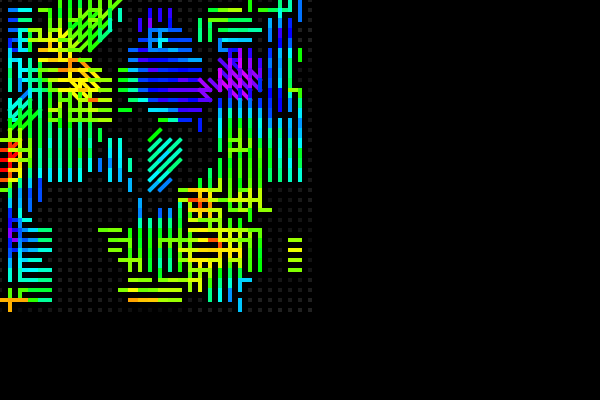
Frame 1 (no input)
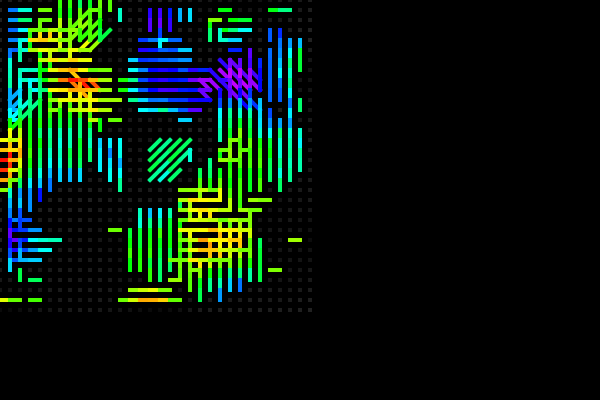
Frame 60 (no input)
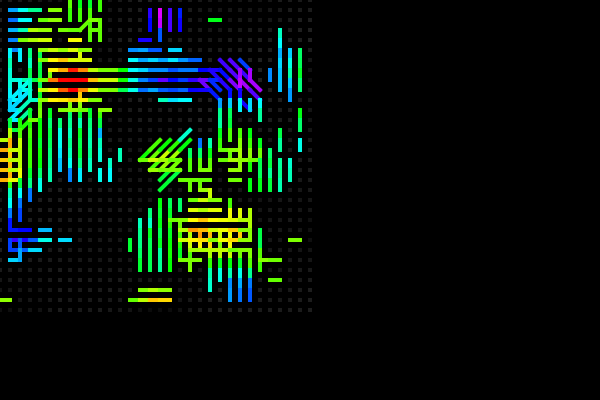
Frame 120 (the mouse pressed at the canvas centre since frame 60)

The p5.js sketch that drew these frames (run headless with seeded random() and noise() and a simulated clock; from frame 60 on, the mouse is pressed at the canvas centre):

// p5.js sketch
// ── sketch.js
var rows = 32;
var columns = 32;
var margin = 10;

var time = 0;

var dots = [];

function Dot (x, y) {
	this.pos = new p5.Vector(x * margin, y * margin);
	this.connections = [];
	this.color = color(random(0, 160), 255, 255);
	this.depth = 0;

	this.addConnection = function (dot) {
		this.connections.push(dot);
	};

	this.showDot = function () {
		noStroke();
		fill(map(this.depth, 0, 1, 0, 50));
		rectMode(CENTER);
		rect(this.pos.x, this.pos.y, 4, 4);
	};

	this.show = function () {
		var r = map(this.depth, 0, 1, 4, 0.5);

		for (var i = 0; i < this.connections.length; i++) {
			var connection = this.connections[i];
			strokeWeight(4);
			stroke(map(this.depth, 0.3, 0.7, 50, 200), 255, 255);
			line(this.pos.x, this.pos.y, connection.pos.x, connection.pos.y);
		}
	};
}

function setup () {
	createCanvas(600, 400);
	colorMode(HSB, 255);
	strokeCap(PROJECT);
	// noiseDetail(1, 1);

	translate((width / 2) - (rows * margin) / 2, (height / 2) - (columns * margin) / 2);

	// add dots
	for (var i = 0; i < rows; i++) {
		dots.push([]);
		for (var j = 0; j < columns; j++) {
			dots[i].push(new Dot(i, j));
		}
	}

	// add lines
	for (var i = 0; i < rows; i++) {
		for (var j = 0; j < columns; j++) {
			var dot = dots[i][j];
			var step = 1;
			var scale = 0.25;

			dot.depth = noise(i * scale, j * scale);

			if (i + step < rows && j + step < columns && i - step > 0 && j - step > 0) {
				if (noise(i * scale, j * scale) < 0.25 && random(0, 1) < 0.5) {
					dot.addConnection(dots[i - step][j]);
				}
				if (noise(i * scale, j * scale) < 0.3 && random(0, 1) < 0.5) {
					dot.addConnection(dots[i + step][j]);
				}
				if (noise(i * scale, j * scale) < 0.35 && random(0, 1) < 0.5) {
					dot.addConnection(dots[i][j - step]);
				}
				if (noise(i * scale, j * scale) < 0.4 && random(0, 1) < 0.5) {
					dot.addConnection(dots[i][j + step]);
				}
			}
		}
	}
}

function draw () {
	background(0);

	dots = [];

	// add dots
	for (var i = 0; i < rows; i++) {
		dots.push([]);
		for (var j = 0; j < columns; j++) {
			dots[i].push(new Dot(i, j));
		}
	}

	var offset = new p5.Vector();// new p5.Vector(cos(time * 2) * 50, sin(time * 2) * 50);// new p5.Vector(mouseX / 10, mouseY / 10);

	// add lines
	for (var i = 0; i < rows; i++) {
		for (var j = 0; j < columns; j++) {
			var dot = dots[i][j];
			var step = 1;
			var scale = 0.125;
			var threshold = 0.35;

			dot.depth = noise(i * scale + offset.x, j * scale + offset.y, time);

			if (isPositionValid(i, j, step)) {
				if (noise(i * scale + offset.x, j * scale + offset.y, time) < threshold) {
					dot.addConnection(dots[i - step][j]);
				}
				if (noise(i * scale + offset.x + 100, j * scale + offset.y + 100, time) < threshold) {
					dot.addConnection(dots[i + step][j]);
				}
				if (noise(i * scale + offset.x + 1000, j * scale + offset.y + 1000, time) < threshold) {
					dot.addConnection(dots[i][j - step]);
				}
				if (noise(i * scale + offset.x + 10000, j * scale + offset.y + 10000, time) < threshold) {
					dot.addConnection(dots[i][j + step]);
				}
				if (noise(i * scale + offset.x + 100000, j * scale + offset.y + 100000, time) < threshold - 0.1) {
					dot.addConnection(dots[i + step][j + step]);
				}
				if (noise(i * scale + offset.x + 1000000, j * scale + offset.y + 1000000, time) < threshold - 0.1) {
					dot.addConnection(dots[i + step][j - step]);
				}
			}
		}
	}

	for (var i = 0; i < rows; i++) {
		for (var j = 0; j < columns; j++) {
			var dot = dots[i][j];
			dot.showDot();
		}
	}

	for (var i = 0; i < rows; i++) {
		for (var j = 0; j < columns; j++) {
			var dot = dots[i][j];
			dot.show();
		}
	}

	time += 0.002;
}

function isPositionValid (x, y, step) {
	return (x + step < rows &&
	y + step < columns &&
	x - step >= 0 &&
	y - step >= 0);
}

/*
var rows = 32;
var columns = 32;
var margin = 10;
var dotSize = 5;

var time = 0;

var dots = [];

function setup () {
	createCanvas(600, 400);

	colorMode(HSB, 200);

	for (var i = 0; i < rows; i++) {
		for (var j = 0; j < columns; j++) {
			dots.push(new p5.Vector(i * margin, j * margin));
		}
	}
}
function draw () {
	background(0);

	var m = 1;
	m = mouseY / 100;

	for (var i = 0; i < dots.length; i++) {
		var v = map(noise(time + (rows + columns * i) * 0.001), 0, 1, 0, 200);
		var c = (sin((rows + columns * i) * 0.01) + 1) / 2 * v;
		fill(c, 100	, 200);
		dotSize = map(v, 0, 200, -5, 10);
		noStroke();
		ellipse(dots[i].x, dots[i].y, dotSize, dotSize);
	}

	time += 0.1 * m;
}

*/
